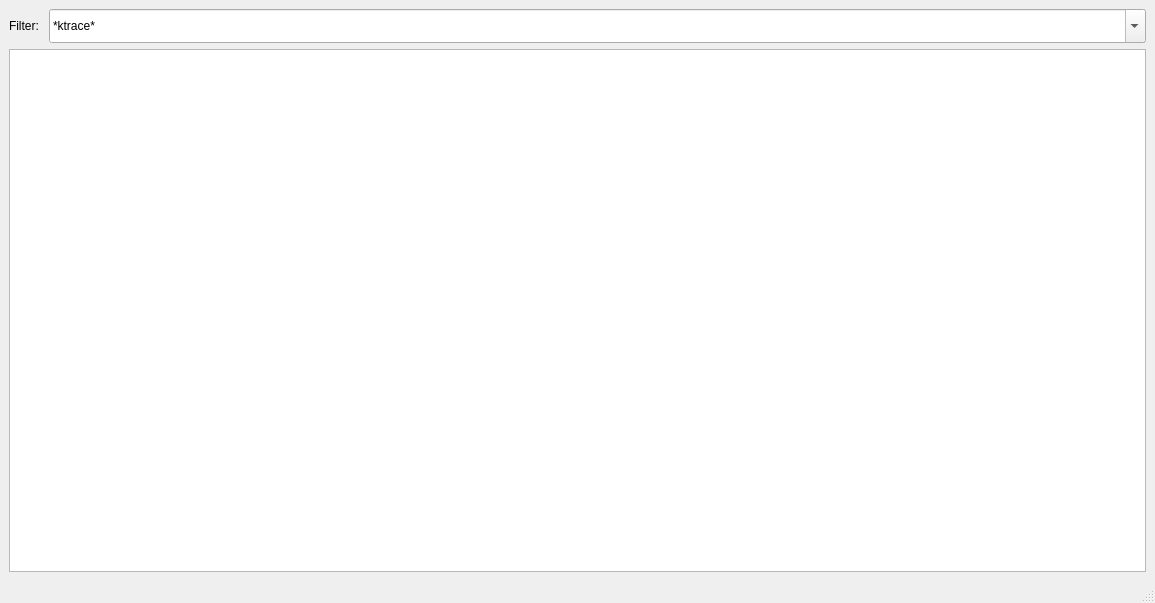
<?xml version="1.0" encoding="UTF-8"?>
<ui version="4.0">
 <class>ArmWindow</class>
 <widget class="QMainWindow" name="ArmWindow">
  <property name="geometry">
   <rect>
    <x>0</x>
    <y>0</y>
    <width>1155</width>
    <height>603</height>
   </rect>
  </property>
  <property name="windowTitle">
   <string>MainWindow</string>
  </property>
  <widget class="QWidget" name="centralwidget">
   <layout class="QGridLayout" name="gridLayout">
    <item row="0" column="0">
     <layout class="QHBoxLayout" name="horizontalLayout">
      <item>
       <widget class="QLabel" name="label">
        <property name="sizePolicy">
         <sizepolicy hsizetype="Fixed" vsizetype="Preferred">
          <horstretch>0</horstretch>
          <verstretch>0</verstretch>
         </sizepolicy>
        </property>
        <property name="text">
         <string>Filter: </string>
        </property>
       </widget>
      </item>
      <item>
       <widget class="QComboBox" name="comboBox">
        <property name="styleSheet">
         <string notr="true">height: 28;</string>
        </property>
        <property name="editable">
         <bool>true</bool>
        </property>
        <item>
         <property name="text">
          <string>*ktrace*</string>
         </property>
        </item>
        <item>
         <property name="text">
          <string>*safe*</string>
         </property>
        </item>
        <item>
         <property name="text">
          <string>*core*</string>
         </property>
        </item>
        <item>
         <property name="text">
          <string>*health*</string>
         </property>
        </item>
        <item>
         <property name="text">
          <string>*sysapi*</string>
         </property>
        </item>
        <item>
         <property name="text">
          <string>*start*</string>
         </property>
        </item>
       </widget>
      </item>
     </layout>
    </item>
    <item row="1" column="0">
     <widget class="QTreeView" name="treeView">
      <property name="contextMenuPolicy">
       <enum>Qt::CustomContextMenu</enum>
      </property>
      <property name="editTriggers">
       <set>QAbstractItemView::NoEditTriggers</set>
      </property>
      <property name="alternatingRowColors">
       <bool>true</bool>
      </property>
      <property name="sortingEnabled">
       <bool>true</bool>
      </property>
     </widget>
    </item>
   </layout>
  </widget>
  <widget class="QMenuBar" name="menubar">
   <property name="geometry">
    <rect>
     <x>0</x>
     <y>0</y>
     <width>1155</width>
     <height>17</height>
    </rect>
   </property>
  </widget>
  <widget class="QStatusBar" name="statusbar"/>
 </widget>
 <resources/>
 <connections/>
</ui>
